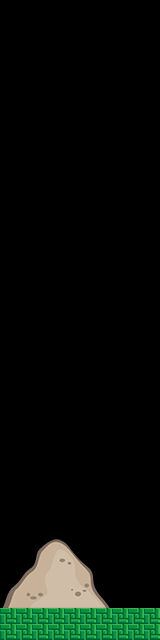

Tiled map render using the project's own tile images. Description and the map definition, with tile-layer contents summarised, below:
An orthogonal 10x40 tile map with 16x16 px tiles, 3 tile layers (background, ladders, walls).

<map version="1.0" tiledversion="1.1.5" orientation="orthogonal" renderorder="right-down" width="10" height="40" tilewidth="16" tileheight="16" infinite="0" nextobjectid="1">
 <tileset firstgid="1" name="tileSet-hd" tilewidth="16" tileheight="16" tilecount="256" columns="16">
  <image source="tileSet.png" trans="fe80fe" width="256" height="256" />
 </tileset>
 <layer name="background" width="10" height="40">
  <data>[400 cells, 29 non-empty, 29 distinct tile ids]</data>
 </layer>
 <layer name="ladders" width="10" height="40">
  <data>[400 cells, 0 non-empty, 0 distinct tile ids]</data>
 </layer>
 <layer name="walls" width="10" height="40">
  <data>[400 cells, 20 non-empty, 1 distinct tile ids]</data>
 </layer>
</map>
